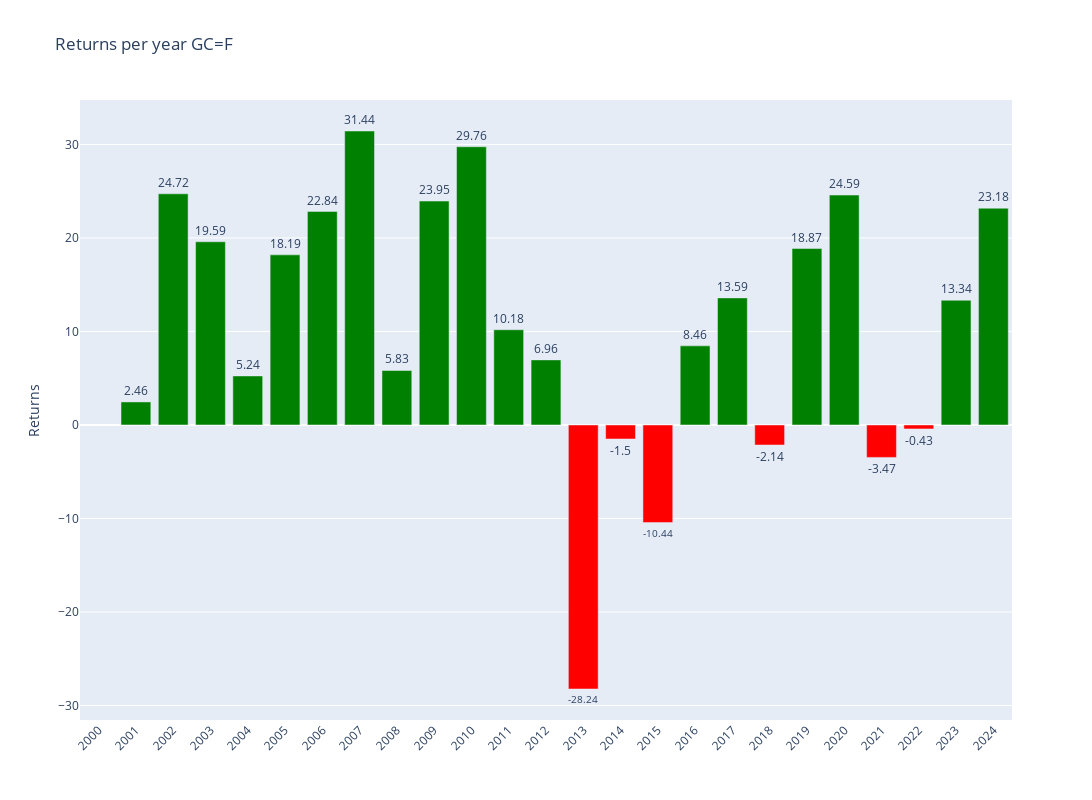

Source (notebook cell):
### Code cell
# Plotly
fig = make_subplots()

# Add colors
colors = ['green' if x >= 0 else 'red' for x in annual_data['Return']]

# Graph (1,1)
fig.add_trace(go.Bar(y=annual_data['Return'],x=annual_data['Return'].index,text=round(annual_data['Return'],2),textposition='outside',marker_color=colors,hoverinfo='skip'),row=1,col=1)

# Update xaxis properties
fig.update_yaxes(title_text="Returns", row=1, col=1)

fig.update_layout(xaxis=dict(tickvals=annual_data.index,tickangle=-45),height=800, width=1300,title=f"Returns per year {ticker}")

fig.show()

### Figure 1 — Plotly figure (JSON) as saved in the notebook; plotly's stock layout.template omitted (floating-point values rounded to 4 significant figures)
{"data": [{"hoverinfo": "skip", "marker": {"color": ["red", "green", "green", "green", "green", "green", "green", "green", "green", "green", "green", "green", "green", "red", "red", "red", "green", "green", "red", "green", "green", "red", "red", "green", "green"]}, "text": [null, 2.46, 24.72, 19.59, 5.24, 18.19, 22.84, 31.44, 5.83, 23.95, 29.76, 10.18, 6.96, -28.24, -1.5, -10.44, 8.46, 13.59, -2.14, 18.87, 24.59, -3.47, -0.43, 13.34, 23.18], "textposition": "outside", "type": "bar", "x": [2000, 2001, 2002, 2003, 2004, 2005, 2006, 2007, 2008, 2009, 2010, 2011, 2012, 2013, 2014, 2015, 2016, 2017, 2018, 2019, 2020, 2021, 2022, 2023, 2024], "xaxis": "x", "y": [null, 2.463, 24.72, 19.59, 5.244, 18.19, 22.84, 31.44, 5.833, 23.95, 29.76, 10.18, 6.961, -28.24, -1.498, -10.44, 8.46, 13.59, -2.143, 18.87, 24.59, -3.465, -0.4268, 13.34, 23.18], "yaxis": "y"}], "layout": {"height": 800, "title": {"text": "Returns per year GC=F"}, "width": 1300, "xaxis": {"anchor": "y", "domain": [0, 1], "tickangle": -45, "tickvals": [2000, 2001, 2002, 2003, 2004, 2005, 2006, 2007, 2008, 2009, 2010, 2011, 2012, 2013, 2014, 2015, 2016, 2017, 2018, 2019, 2020, 2021, 2022, 2023, 2024]}, "yaxis": {"anchor": "x", "domain": [0, 1], "title": {"text": "Returns"}}}}
